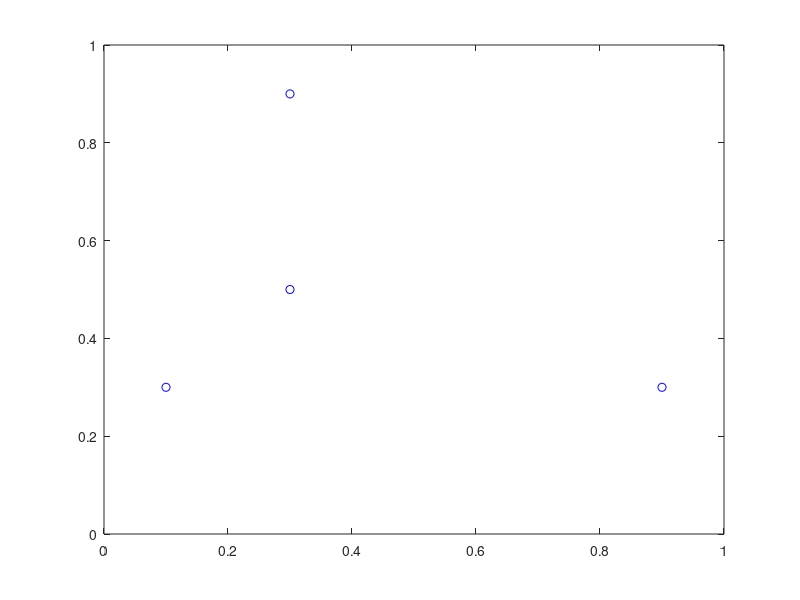

The MATLAB source for this figure: (Note: this script raises an error after producing the figure.)
s_hat = 0.1;
zeta = abs(log(s_hat))/(sqrt(pi^2+log(s_hat)^2));

poles = [0.9+0.3j, 0.3+0.9j, 0.3+0.5j, 0.1+0.3j];

plot(poles, 'bo')
hold on
zgrid(zeta, 100)

%%
A = 0.732;
B = 0.219; 
x0 = 0.5; 
Hp = 3;
Q = 1;
R = 1;
n =size(A,1);
p = size(B,2);

Acal = [A;A^2;A^3];
Bcal = [[B zeros(n,1) zeros(n,1)]; [A*B B zeros(n,1)];[A^2*B A*B B]];
Qcal = diag([1,1,1]);
Rcal = diag([1,1,1]);

H = 2*(Bcal'*Qcal*Bcal + Rcal);
F = 2*Acal'*Qcal*Bcal;

U = -H\F'*x0


%% 
z = tf('z',1);
C = 0.2*(z+0.1)/(z-0.2);
G = 1/(z-1);
d1 = 2*z/(z-1);

W1 = zpk(minreal(G/(1+C*G),1e-2));

y = zpk(minreal(W1*d1, 1e-2));
[n, d] = tfdata(y, 'v');
[r, p, k] = residuez(n,d)


%% 

A = [0.05 0 -0.25; 0 -0.7 0; -0.25 0 0.5];
eig(A)
B = [1;0;3];

rank(ctrb(A,B))
Q = diag(ones(1,3));
Cq = chol(Q);
rank(obsv(A,Cq)) % check


%%
clear
A = [-0.6 0.8; -0.5 -0.2];
B = [1; 1];
x0 = [-10;-8];
Ts = 0.05;
usat = 3;

Hp = 4;
Q = [5 0; 0 1];
R = 1;
n = size(A,1);
p = size(B,2);

Acal = [A;A^2;A^3; A^4];
Bcal = [[B zeros(n,1) zeros(n,1), zeros(n,1)]; [A*B B zeros(n,1) zeros(n,1)];[A^2*B A*B B zeros(n,1)]; [A^3*B A^2*B A*B B]];
Qcal = blkdiag(Q,Q,Q,Q);
Rcal = blkdiag(R,R,R,R);
H = 2*(Bcal'*Qcal*Bcal + Rcal);
H = (H+H')/2;
F = 2*Acal'*Qcal*Bcal;

steps = 100;
G = [eye(Hp);-eye(Hp)];
h = usat*ones(2*Hp,1);
x_k = x0;
x_traj(:,1) = x0; % nota: deve essere per forza cosi, altrimenti quadprog si pianta, non posso invertire dimesioni di righe e colonne di x_traj

for kk=1:steps
    U = quadprog(H, x_k'*F, G, h);
    x_traj(:,kk+1) = A*x_k +B*U(1);
    x_k = x_traj(:,end);
    u_traj(kk) = U(1);

end


figure
stairs(0:Ts:steps*Ts, sqrt(x_traj(1,:).^2 + x_traj(2,:).^2))
yline(1e-4)
